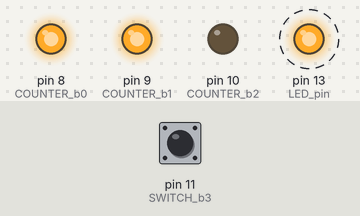
Recording of a sketch running on a simulated Arduino Uno, built with avr-gcc and run on an emulated ATmega328P. On the bench: output pins drawn as LEDs (lit = HIGH). Dashed ring = blinking. Inputs (shaded band) come from the test bench; at power-on: pin 11 (SWITCH_b3) LOW.

Above: at 10.4 s.
10.5 s: pin 11 (SWITCH_b3) pulled HIGH for 2.6 s
At 12.8 s:
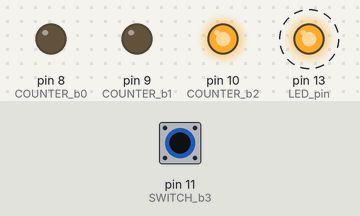
At 16.3 s:
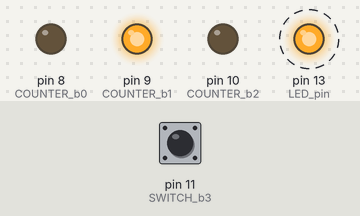
Timing chart, 0 to 25.5 s (numbered marks = the images above; inputs shaded):
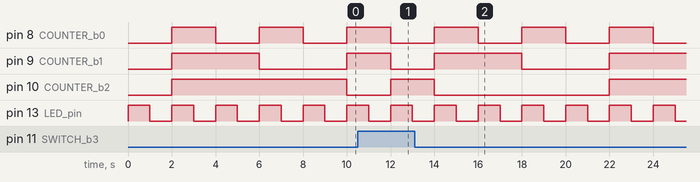

Measured:
- after the input at 10.5 s, pin 10 (COUNTER_b2): LOW → HIGH after 1.5 s instead of 7.5 s
- by itself, pin 8 (COUNTER_b0): alternates HIGH for 2.0 s and LOW for 2.0 s
- by itself, pin 13 (LED_pin): alternates HIGH for 1.0 s and LOW for 1.0 s

The sketch:

counter_b3_sw.ino
```cpp
/*
 * Counter
 *   Turns an LED on for one second, then off for one second, repeatedly.
 *   Also maintains a counter and displays the least significant bits on port B bits 0,1
 *   Derived from blink.ino contributed to arduino by Scott Fitzgerald
 *
 * Shows:
 *   initialisation of 2 port B lines as OUTPUT (IO lines default to input after reset),
 *   use of integer variable for counting (declaration, initialisation in setup, incrementing
 *     in main loop), and
 *   testing bits 0,1 in myCounter to set/clear port B bits 0,1
 *
 * Introduces functions pinMode(), digitalWrite(), delay() along with setup&loop
 *                      digitalRead()
 */

// NOW EXTENDED TO 3-BIT COUNTING ON PORT B 0-2, WITH
// COUNTING DIRECTION DEPENDING ON PORT B 3

// Define signal names in terms of standard Arduino board pin numbers
// (defining pin names and similar constants means no unnecessary const numbers
// are littering the program which is usually then easier to read and check)
#define LED_pin 13
#define COUNTER_b0 8
#define COUNTER_b1 9
#define COUNTER_b2 10
#define MASK_count_b0 1
#define MASK_count_b1 (1 << 1)
#define MASK_count_b2 (1 << 2)

// Define input signals
#define SWITCH_b3  11

// Constant and variable declarations
int myCounter;

// The setup function runs once when you press reset or power the board
void setup() {
  // initialise output pins' data direction
  pinMode(LED_pin, OUTPUT);
  pinMode(COUNTER_b0, OUTPUT);
  pinMode(COUNTER_b1, OUTPUT);
  pinMode(COUNTER_b2, OUTPUT);
  // Note: these now output pins will have value=0 after reset.

  // initialise program variables e.g. counters
  myCounter = 0;
}

// The loop function runs over and over again forever
void loop() {
  digitalWrite(LED_pin, HIGH);  // turn the LED on (HIGH is the voltage level)
  delay(1000);                  // wait for a second
  digitalWrite(LED_pin, LOW);   // turn the LED off by making the voltage LOW
  delay(1000);                  // wait for a second

  // add code for counter update and display
  if (digitalRead(SWITCH_b3))   // (note: not debouncing as this loop has large delays)
    myCounter++;
  else
    myCounter--;
  // individual bits are tested in myCounter then corresponding port B bit
  // set/cleared
  // Q: is there a more efficient way?
  if (MASK_count_b0 & myCounter)
    digitalWrite(COUNTER_b0, HIGH);
  else
    digitalWrite(COUNTER_b0, LOW);

  if (MASK_count_b1 & myCounter)
    digitalWrite(COUNTER_b1, HIGH);
  else
    digitalWrite(COUNTER_b1, LOW);

  if (MASK_count_b2 & myCounter)
    digitalWrite(COUNTER_b2, HIGH);
  else
    digitalWrite(COUNTER_b2, LOW);
}
```
